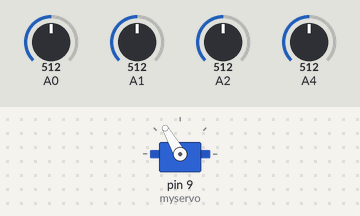
Simulated run of this sketch. Board: Arduino Uno, built with avr-gcc and run on an emulated ATmega328P. Parts: servo. The test bench sets the inputs (shaded band); at power-on: A0 = 512, A1 = 512, A2 = 512, A4 = 512. What the sketch prints to the serial monitor is not drawn.

Above: at 1.2 s.
1.3 s: A0 set to 785
4.3 s: A0 set to 817
At 5.4 s:
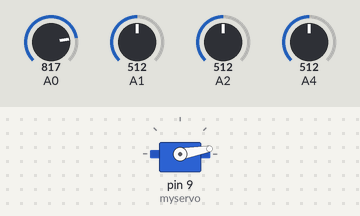
5.8 s: A1 set to 788
7.3 s: A1 set to 812
9.6 s: A2 set to 785
11.1 s: A2 set to 808
Timing chart, 0 to 14.1 s (numbered marks = the images above; inputs shaded):
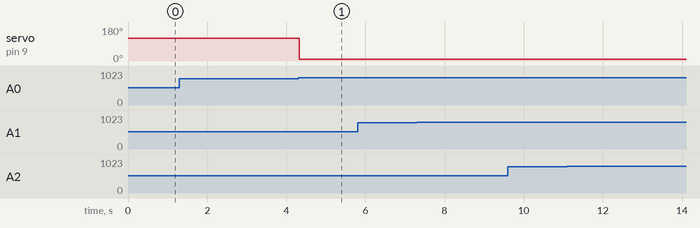

The sketch:

seri_haberlesme.ino
```cpp
#include <Servo.h>
Servo myservo;
#define yesilLED 12
#define kirmiziLED 13


void setup() {
Serial.begin(9600);
myservo.attach(9);
digitalWrite(yesilLED, 0);
digitalWrite(kirmiziLED, 0);
}


void loop() {
int sensorIceri1 = analogRead(A0);
int sensorIceri2 = analogRead(A1);
int sensorIceri3 = analogRead(A2);
int sensorDisari = analogRead(A4);

    if (sensorIceri1 > 800){
      Serial.print("1B");       //1. otopark boşken 1B sollıcak
    }
    else {
      Serial.print("1D");     //1. otopark dolu iken 1D yolluıcak
    }

    if (sensorIceri2 > 800){
      Serial.print("2B");     //2. otopark boş iken 2B
    }
    else {
      Serial.print("2D");     //2. otopark dolu iken 2D
    }

    if (sensorIceri3 > 800){    //3. otopark boş iken 3B
      Serial.print("3B");
    }
    else {
      Serial.print("3D");       //3. otopark dolu iken 3D
    }

    if (sensorIceri1 < 800 && sensorIceri2 < 800 && sensorIceri3 < 800){
      digitalWrite(yesilLED, 0);
      digitalWrite(kirmiziLED, 1);
      myservo.write(120);
    }
    else {
      digitalWrite(yesilLED, 1);
      digitalWrite(kirmiziLED, 0);

        if (sensorDisari < 800){
          myservo.write(10);
          delay(250);
        }
        else{
          myservo.write(120);
        }
    }

delay(100);

}
```

Measured:
- the behaviour switches between 799 and 800 on A0 (found by bisection; images 0 and 1)
- after the input at 1.3 s, every drawn part: stays the same
- after the input at 4.3 s, servo on pin 9 (myservo): 120° → 10° at once
- after the input at 5.8 s, every drawn part: stays the same
- after the input at 7.3 s, every drawn part: stays the same
- after the input at 9.6 s, every drawn part: stays the same
- after the input at 11.1 s, every drawn part: stays the same
